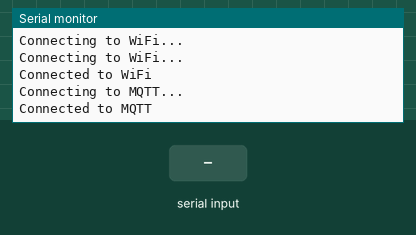
Bench run of a sketch on a simulated ESP8266 (NodeMCU). Shown: the last lines printed to the serial monitor. The test bench sets the inputs (shaded band). WiFi joins after 1.5 s; servers stay silent unless stated; no MQTT or app messages arrive unless stated.

Above: at 3.2 s.
3.3 s: "1\n" received over Serial
At 4.4 s:
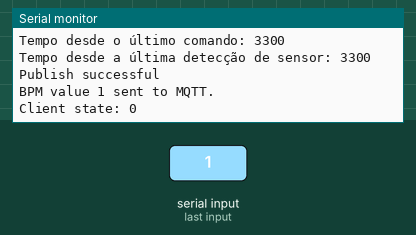
4.8 s: "0\n" received over Serial
At 5.5 s:
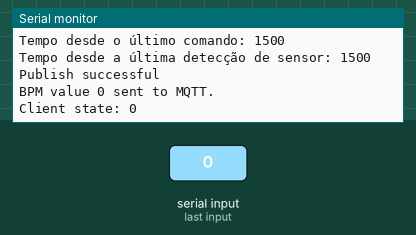
6.3 s: "2\n" received over Serial
At 7.8 s:
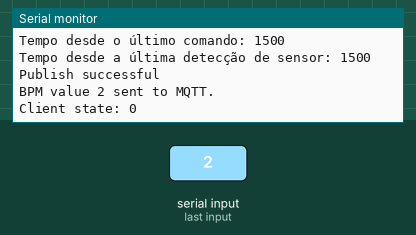

Measured:
- after the input at 3.3 s, the serial monitor: prints a new line at once (image 1)
- after the input at 4.8 s, the serial monitor: prints a new line at once (image 2)
- after the input at 6.3 s, the serial monitor: prints a new line after 0.05 s (image 3)

The sketch:

esp8266.ino
```cpp
#include <ESP8266WiFi.h>
#include <PubSubClient.h>

const char* ssid = "HDS";
const char* password = "batmao3037478";
const char* mqttServer = "industrial.api.ubidots.com";
const int mqttPort = 1883;
const char* mqttUser = "BBUS-MUgwC6VZjsgGwmb2zGPyeSSZkNUUEX";
const char* mqttPassword = "";

WiFiClient espClient;
PubSubClient client(espClient);

unsigned long lastCommandTime = 0;  // Para medir o tempo entre o envio de comandos e a ação do atuador
unsigned long lastSensorDetectionTime = 0;  // Para medir o tempo entre a detecção de um sensor e o recebimento dos dados MQTT

void setup() {
  Serial.begin(9600);

  WiFi.begin(ssid, password);

  while (WiFi.status() != WL_CONNECTED) {
    delay(1000);
    Serial.println("Connecting to WiFi...");
  }
  Serial.println("Connected to WiFi");

  client.setServer(mqttServer, mqttPort);
  while (!client.connected()) {
    Serial.println("Connecting to MQTT...");

    if (client.connect("ESP8266Client", mqttUser, mqttPassword )) {
      Serial.println("Connected to MQTT");
    } else {
      Serial.print("Failed with state ");
      Serial.print(client.state());
      delay(2000);
    }
  }
}

void loop() {
  if (Serial.available()) {
    unsigned long currentTime = millis();  // Obtém o tempo atual

    String myBPM = Serial.readStringUntil('\n');
    myBPM.trim();
    String payload = "{\"value\":" + myBPM + "}";
    char attributes[100];
    payload.toCharArray(attributes, 100);

    // Calcula o tempo entre o envio de comandos e a ação do atuador
    unsigned long timeSinceLastCommand = currentTime - lastCommandTime;
    Serial.print("Tempo desde o último comando: ");
    Serial.println(timeSinceLastCommand);

    // Calcula o tempo entre a detecção de um sensor e o recebimento dos dados MQTT
    unsigned long timeSinceLastSensorDetection = currentTime - lastSensorDetectionTime;
    Serial.print("Tempo desde a última detecção de sensor: ");
    Serial.println(timeSinceLastSensorDetection);

    if (client.publish("/v1.6/devices/esp8266/bpm", attributes)) {
      Serial.println("Publish successful");
      lastSensorDetectionTime = currentTime;  // Atualiza o marcador de tempo para a detecção de sensor bem-sucedida
    } else {
      Serial.println("Publish failed");
    }

    lastCommandTime = currentTime;  // Atualiza o marcador de tempo para o envio de comando bem-sucedido

    Serial.print("BPM value ");
    Serial.print(myBPM);
    Serial.println(" sent to MQTT.");
    Serial.print("Client state: ");
    Serial.println(client.state());
  }
}
```
